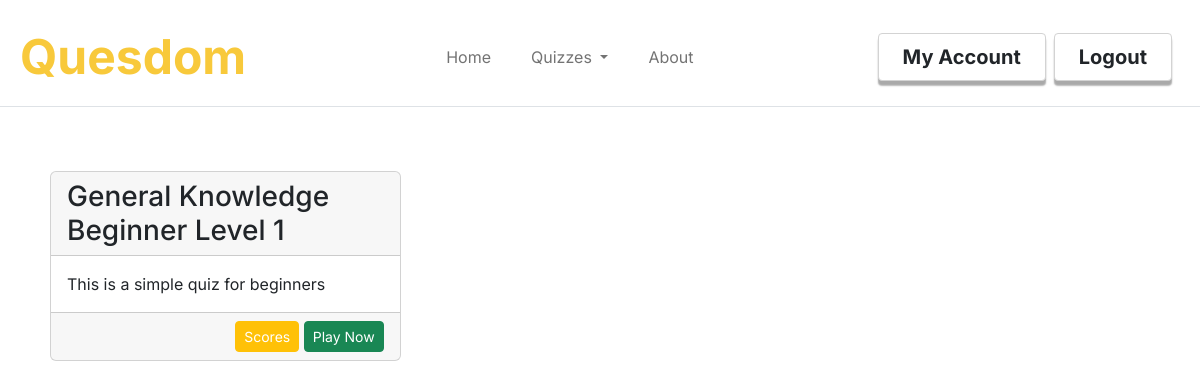
/myquizzes (signed in), run on the app's committed database.
### quesdom/models.py (models this page shows, shortened)
class Quizzes(db.Model):
    id = db.Column(db.Integer, primary_key = True)
    quiz_title = db.Column(db.String(30), nullable= False)
    quiz_description = db.Column(db.String(200), nullable=False)
    quiz_category = db.Column(db.String(20), nullable=False)
    quiz_difficulty = db.Column(db.String(10), nullable=False)
    date_created = db.Column(db.DateTime, nullable=False, default=datetime.utcnow)
    author = db.Column(db.Integer, db.ForeignKey('users.id'), nullable=False)
    created_by = db.relationship('Users',backref='created_by',lazy=True)
    questions = db.relationship('Questions',backref='contains',cascade="all, delete-orphan",lazy=True)

### quesdom/routes.py (the view)
@app.route('/myquizzes')
def myquizzes():
        quizzes_played = get_quizzes_played()
        return render_template('myquizzes.html',title='My Quizzes',quizzes=quizzes_played)

### quesdom/models.py (called while the page is built)
@login_manager.user_loader
def load_user(user_id):
    return Users.query.get(int(user_id))

### quesdom/routes.py (called while the page is built)
def get_quizzes_played():
    quizzes = []
    for answer in Answers.query.all():
            if answer.user_id == current_user.id:
                questions = Questions.query.filter_by(id = answer.question_id)
                for question in questions:
                    quiz = Quizzes.query.get(question.quiz_id)
                    if not quiz.id in quizzes:
                        quizzes.append(quiz.id)
    return Quizzes.query.filter(Quizzes.id.in_(quizzes))

### quesdom/templates/myquizzes.html
{%extends "layout.html"%}
{%block content%}
<div class="content-section row p-2 pt-md-5">
    {%for quiz in quizzes%}
        <div class="col-10 col-sm-5 col-md-4 my-3">
            <div class="card">
                <div class="card-header h3">
                    {{quiz.quiz_title}}
                </div>
                <div class="card-body">
                    {{quiz.quiz_description}}
                </div>
                <div class="card-footer text-end">
                    <a class="btn text-white btn-warning btn-sm" href="{{url_for('scores',quiz_id=quiz.id)}}">Scores</a>
                    <a class="btn btn-success btn-sm" href="{{url_for('playquiz',quiz_id=quiz.id)}}">Play Now</a>
                </div>
            </div>
        </div>
    {%endfor%}
</div>
{%endblock%}

### quesdom/static/styles.css (style rules this page uses)
:root { --main-color: rgb(248,201,59); }

### data on the page
Quizzes: quiz_title "General Knowledge Beginner Level 1", quiz_description "This is a simple quiz for beginners"
